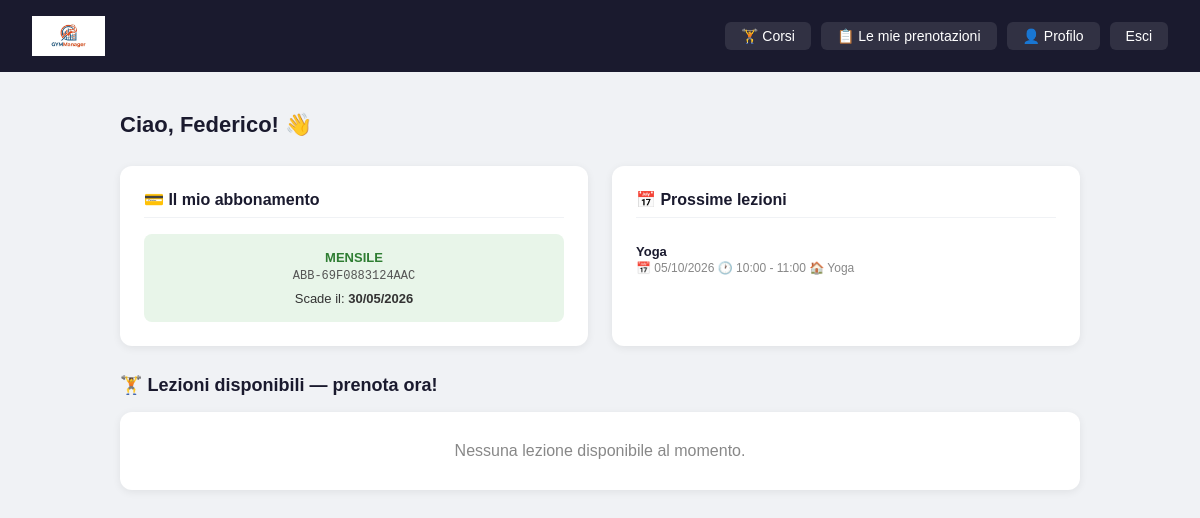
Screenshot of /palestra/cliente/dashboard_cliente.php (signed in) with the database file from the repository.
### tables this page shows
CREATE TABLE `abbonamento` (
  `id_abbonamento` int(11) NOT NULL,
  `id_cliente` int(11) NOT NULL,
  `codice` varchar(30) NOT NULL,
  `data_inizio` date NOT NULL,
  `data_fine` date NOT NULL,
  `costo` decimal(8,2) NOT NULL,
  `tipo` enum('mensile','annuale') NOT NULL,
  `stato` enum('attivo','scaduto','sospeso','annullato') NOT NULL DEFAULT 'attivo',
  `descrizione` text DEFAULT NULL,
  `rinnovo_automatico` tinyint(1) NOT NULL DEFAULT 0,
  `bonus_mensile` varchar(100) DEFAULT NULL,
  `bonus_annuale` varchar(100) DEFAULT NULL,
  `pagamento_rateizzato` tinyint(1) NOT NULL DEFAULT 0
);

CREATE TABLE `prenotazione` (
  `id_prenotazione` int(11) NOT NULL,
  `id_cliente` int(11) NOT NULL,
  `id_lezione` int(11) NOT NULL,
  `data_prenotazione` datetime NOT NULL DEFAULT current_timestamp(),
  `stato` enum('confermata','in_attesa','annullata','completata') NOT NULL DEFAULT 'confermata',
  `presenza` tinyint(1) NOT NULL DEFAULT 0
);

CREATE TABLE `corso` (
  `id_corso` int(11) NOT NULL,
  `nome` varchar(100) NOT NULL,
  `descrizione` text DEFAULT NULL,
  `livello` enum('principiante','intermedio','avanzato') NOT NULL,
  `durata_minuti` int(11) NOT NULL,
  `max_partecipanti` int(11) NOT NULL,
  `stato` enum('attivo','sospeso','terminato') NOT NULL DEFAULT 'attivo'
);

CREATE TABLE `lezione` (
  `id_lezione` int(11) NOT NULL,
  `id_corso` int(11) NOT NULL,
  `id_sala` int(11) NOT NULL,
  `data` date NOT NULL,
  `ora_inizio` time NOT NULL,
  `ora_fine` time NOT NULL,
  `tipo_lezione` varchar(50) DEFAULT NULL,
  `note` text DEFAULT NULL,
  `stato` enum('programmata','in_corso','completata','annullata') NOT NULL DEFAULT 'programmata'
);

CREATE TABLE `sala` (
  `id_sala` int(11) NOT NULL,
  `nome` varchar(100) NOT NULL,
  `tipologia` varchar(50) DEFAULT NULL,
  `capienza_max` int(11) NOT NULL,
  `stato` enum('disponibile','in_manutenzione','chiusa') NOT NULL DEFAULT 'disponibile',
  `data_ultima_manutenzione` date DEFAULT NULL
);

### palestra/cliente/dashboard_cliente.php (the view, shortened to what this page needs)
<?php
$utente = $_SESSION['utente'];
require_once "../config/db.php";
$stmt = $pdo->prepare("
    SELECT A.* FROM ABBONAMENTO A
    JOIN CLIENTE C ON A.id_cliente = C.id_persona
    WHERE C.id_persona = ?
    AND A.data_fine >= CURDATE()
    ORDER BY A.data_fine DESC LIMIT 1
");
$stmt->execute([$utente['id_persona']]);
$abbonamento = $stmt->fetch();
$stmt = $pdo->prepare("
    SELECT PR.*, C.nome AS corso, L.data, L.ora_inizio, L.ora_fine, S.nome AS sala
    FROM PRENOTAZIONE PR
    JOIN LEZIONE L ON PR.id_lezione = L.id_lezione
    JOIN CORSO C ON L.id_corso = C.id_corso
    JOIN SALA S ON L.id_sala = S.id_sala
    WHERE PR.id_cliente = ?
    AND L.data >= CURDATE()
    AND PR.stato = 'confermata'
    ORDER BY L.data, L.ora_inizio
    LIMIT 5
");
$stmt->execute([$utente['id_persona']]);
$prenotazioni = $stmt->fetchAll();
$stmt = $pdo->prepare("
    SELECT L.id_lezione, C.nome AS corso, L.data, L.ora_inizio, L.ora_fine,
           S.nome AS sala, S.capienza_max,
           COUNT(PR.id_prenotazione) AS prenotati
    FROM LEZIONE L
    JOIN CORSO C ON L.id_corso = C.id_corso
    JOIN SALA S ON L.id_sala = S.id_sala
    LEFT JOIN PRENOTAZIONE PR ON PR.id_lezione = L.id_lezione
        AND PR.stato IN ('confermata','in_attesa')
    WHERE L.data >= CURDATE()
    AND L.stato = 'programmata'
    AND L.id_lezione NOT IN (
        SELECT id_lezione FROM PRENOTAZIONE
        WHERE id_cliente = ? AND stato != 'annullata'
    )
    GROUP BY L.id_lezione
    HAVING prenotati < S.capienza_max
    ORDER BY L.data, L.ora_inizio
    LIMIT 6
");
$stmt->execute([$utente['id_persona']]);
$lezioni = $stmt->fetchAll();
?>
<!DOCTYPE html>
<html lang="it">
<head>
</head>
<body>
<div class="navbar">
    <img src="../assets/logo.jpg" style="height:40px;">
    <div class="navbar-links">
        <a href="corsi_cliente.php">🏋️ Corsi</a>
        <a href="prenotazioni_cliente.php">📋 Le mie prenotazioni</a>
        <a href="profilo_cliente.php">👤 Profilo</a>
        <a href="../logout.php">Esci</a>
    </div>
</div>
<div class="contenuto">
    <div class="benvenuto">Ciao, <?= htmlspecialchars($utente['nome']) ?>! 👋</div>
    <div class="griglia">
        <div class="card">
            <h3>💳 Il mio abbonamento</h3>
            <?php if($abbonamento): ?>
            <div class="abb-box">
                <div class="tipo"><?= $abbonamento['tipo'] ?></div>
                <div class="codice"><?= htmlspecialchars($abbonamento['codice']) ?></div>
                <div class="scadenza">Scade il: <strong><?= date('d/m/Y', strtotime($abbonamento['data_fine'])) ?></strong></div>
            </div>
            <?php else: ?>
            <div class="nessun-abb">Nessun abbonamento attivo.<br>Contatta la reception!</div>
            <?php endif; ?>
        </div>
        <div class="card">
            <h3>📅 Prossime lezioni</h3>
            <?php if(empty($prenotazioni)): ?>
            <div class="nessun-record">Nessuna prenotazione — prenota una lezione!</div>
            <?php else: ?>
            <?php foreach($prenotazioni as $p): ?>
            <div class="prenotazione-item">
                <div class="corso-nome"><?= htmlspecialchars($p['corso']) ?></div>
                <div class="dettagli">
                    📅 <?= date('d/m/Y', strtotime($p['data'])) ?>
                    🕐 <?= substr($p['ora_inizio'],0,5) ?> - <?= substr($p['ora_fine'],0,5) ?>
                    🏠 <?= htmlspecialchars($p['sala']) ?>
                </div>
            </div>
            <?php endforeach; ?>
            <?php endif; ?>
        </div>
    </div>
    <div class="section-title">🏋️ Lezioni disponibili — prenota ora!</div>
    <?php if(empty($lezioni)): ?>
    <div style="background:white;border-radius:12px;padding:30px;text-align:center;color:#888;box-shadow:0 2px 8px rgba(0,0,0,0.07);">
        Nessuna lezione disponibile al momento.
    </div>
    <?php endif; ?>
</div>
</body>
</html>

### palestra/cliente/dashboard_cliente.php (style rules this page uses)
* { margin: 0; padding: 0; box-sizing: border-box; }
body { font-family: Arial, sans-serif; background: #f0f2f5; }
.navbar { background: #1a1a2e; color: white; padding: 16px 32px; display: flex; justify-content: space-between; align-items: center; }
.navbar a { color: white; text-decoration: none; font-size: 14px; background: rgba(255,255,255,0.1); padding: 6px 16px; border-radius: 6px; }
.navbar-links { display: flex; gap: 10px; }
.contenuto { max-width: 1000px; margin: 40px auto; padding: 0 20px; }
.benvenuto { font-size: 22px; font-weight: bold; color: #1a1a2e; margin-bottom: 28px; }
.griglia { display: grid; grid-template-columns: 1fr 1fr; gap: 24px; margin-bottom: 28px; }
.card { background: white; border-radius: 12px; padding: 24px; box-shadow: 0 2px 8px rgba(0,0,0,0.07); }
.card h3 { font-size: 16px; color: #1a1a2e; margin-bottom: 16px; padding-bottom: 8px; border-bottom: 1px solid #f0f2f5; }
.abb-box { background: #e8f5e9; border-radius: 8px; padding: 16px; text-align: center; }
.abb-box .tipo { font-size: 13px; color: #2e7d32; font-weight: bold; text-transform: uppercase; margin-bottom: 4px; }
.abb-box .codice { font-family: monospace; font-size: 12px; color: #555; margin-bottom: 8px; }
.abb-box .scadenza { font-size: 13px; color: #333; }
.prenotazione-item { padding: 10px 0; border-bottom: 1px solid #f0f2f5; font-size: 13px; }
.prenotazione-item:last-child { border-bottom: none; }
.prenotazione-item .corso-nome { font-weight: bold; color: #1a1a2e; }
.prenotazione-item .dettagli { color: #888; font-size: 12px; margin-top: 2px; }
.section-title { font-size: 18px; font-weight: bold; color: #1a1a2e; margin-bottom: 16px; }

### rows the page displays
abbonamento: tipo "MENSILE", codice "ABB-69F0883124AAC", data_fine "30/05/2026"
prenotazione: corso.nome "Yoga", id_lezione.data "05/10/2026", id_lezione.ora_inizio "10:00", id_lezione.ora_fine "11:00", sala.nome "Yoga"

### other values shown
$utente['nome'] "Federico"
